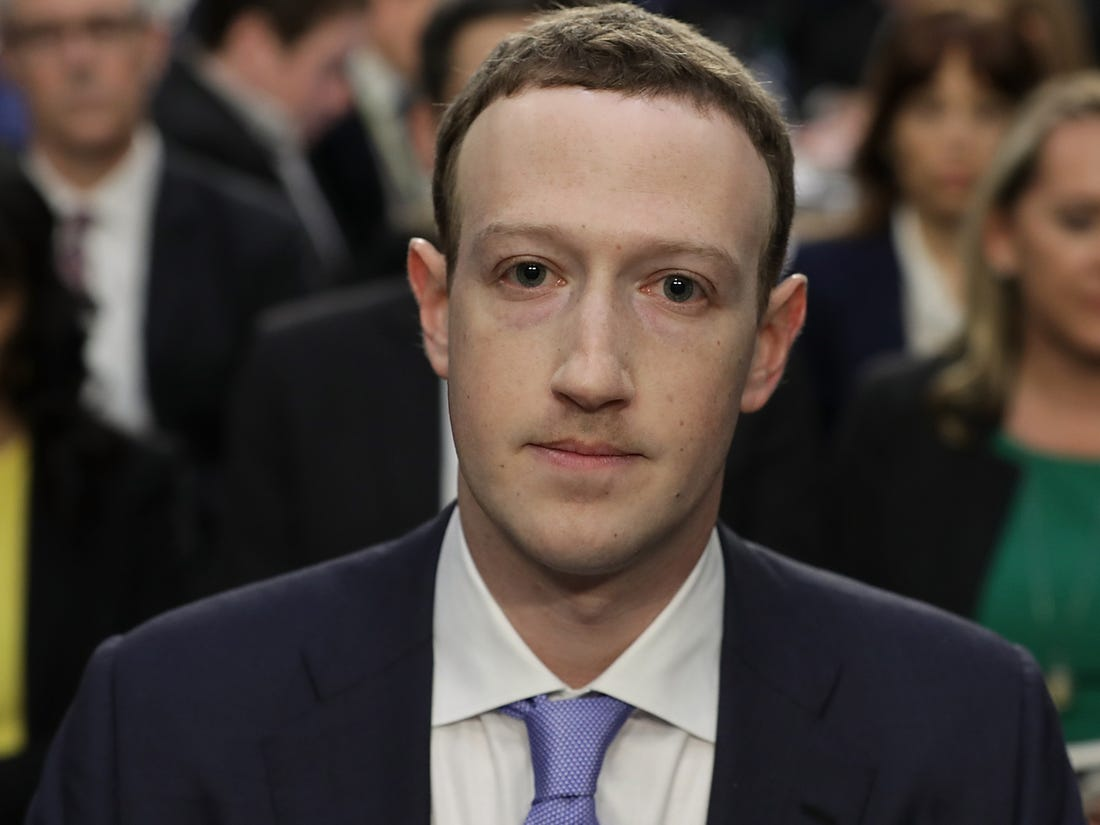
#> input picture FaceRecognition/images/mark3.jpeg, 1100 x 825 px, given in place of meeting.mp4, which was not available
$ python start.py
#> lines starting #> are read from the running program, lines starting #| are printed output that depends on the picture; after the words box and inside, x2 and y2 are one past the last pixel; in counts of white or black regions, pixels touching at a corner belong together; pictures that were not available may be replaced by others from this repository, and a replacement may not be noted
import cv2
#Load some pre-trained data on face frontals from opencv (haarcascade algorithm)
trained_face_data=cv2.CascadeClassifier('haarcascade_frontalface_default.xml')
p=k=0
webcam=cv2.VideoCapture('Videos/meeting.mp4')
while True:
    successful_frame_read,frame=webcam.read()
#> frame is the input picture: shape (825, 1100, 3); mean B, G, R 60.9, 66.7, 75.9
    grayscaled_img=cv2.cvtColor(frame,cv2.COLOR_BGR2GRAY)
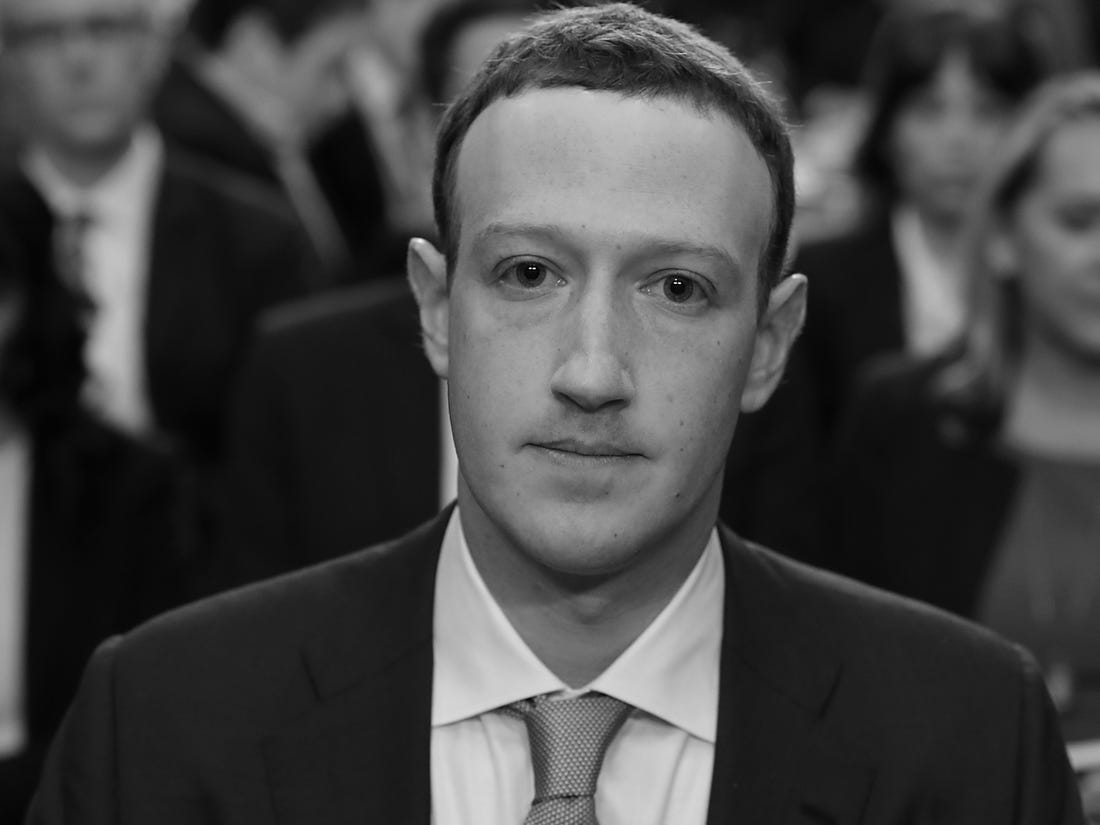
#> grayscaled_img: shape (825, 1100); min 0, max 255, mean 68.7
    p=k
    #DETECT FACES
    face_coordinates=trained_face_data.detectMultiScale(grayscaled_img)
#> face_coordinates = [[384, 119, 426, 426]]
    for (x,y,w,h) in face_coordinates:
        cv2.rectangle(frame,(x,y),(x+w,y+h),(0,255,0),2)
#> this loop made 1 pass
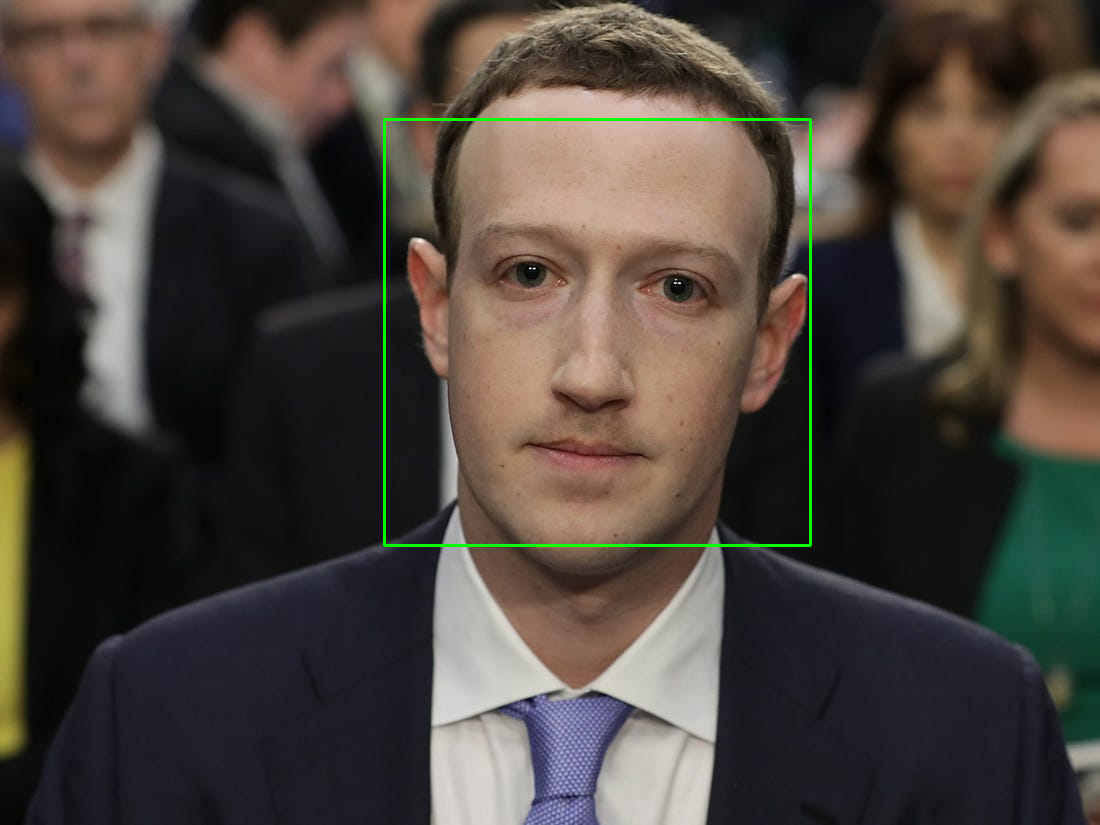
#> frame: shape (825, 1100, 3); 0.56% of pixels changed, all inside (x1, y1, x2, y2) = (383, 118, 812, 547)
    k=len(face_coordinates)
#> k = 1
    if(p!=k):
        print(len(face_coordinates))
#| 1
    cv2.imshow('First',cv2.resize(frame,(1300,700)))
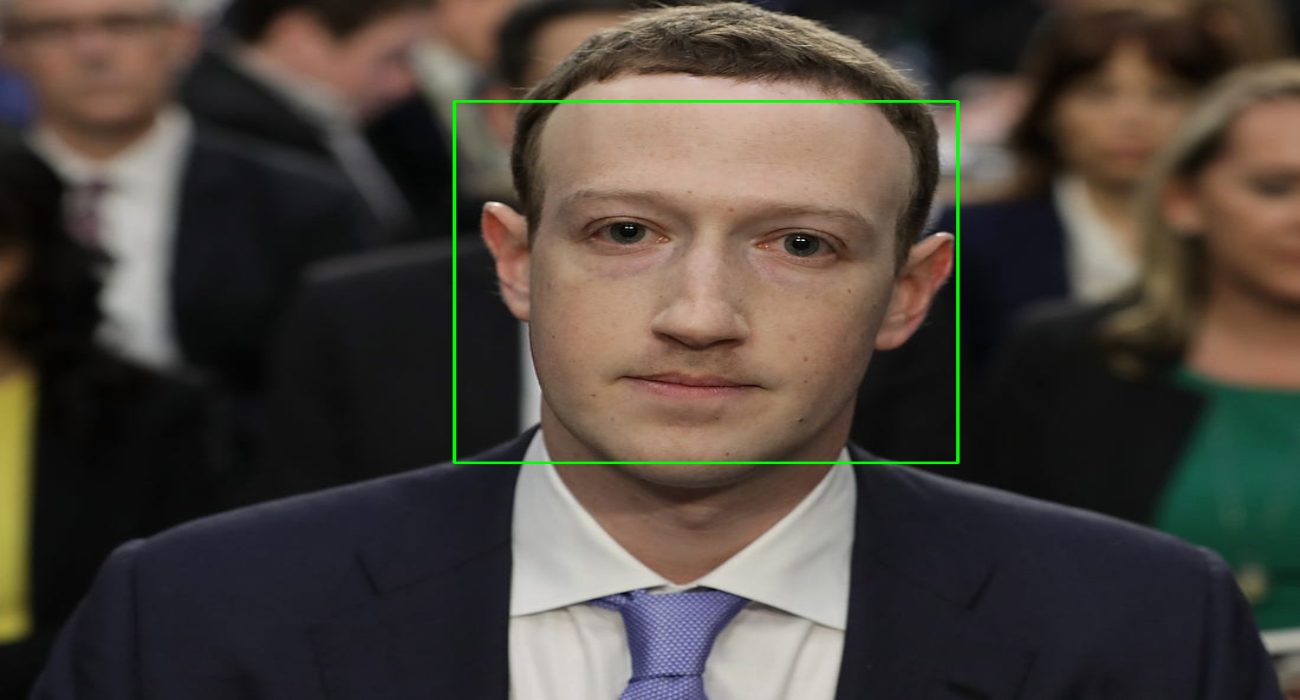
#> window 'First': shape (700, 1300, 3); mean B, G, R 60.4, 67.6, 75.3
    cv2.waitKey(1)
    if(cv2.getWindowProperty('First',cv2.WND_PROP_VISIBLE)==0):
        break
webcam.release()
print("Code completed")

$ run again, on FaceRecognition/images/tim5.jpeg
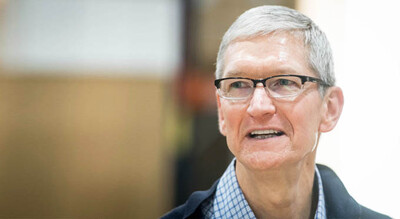
#> input picture FaceRecognition/images/tim5.jpeg, 400 x 219 px, given in place of meeting.mp4, which was not available
#> frame is the input picture: shape (219, 400, 3); mean B, G, R 147.4, 164.6, 178.1
#> face_coordinates = [[193, 33, 132, 132]]
#> the loop `for (x,y,w,h) in face_coordinates:` made 1 pass
#> after the loop `for (x,y,w,h) in face_coordinates:`:
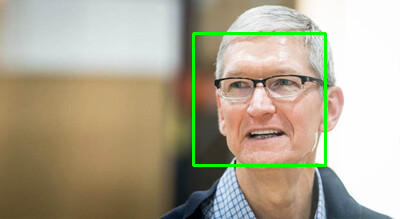
#> frame: shape (219, 400, 3); 1.8% of pixels changed, all inside (x1, y1, x2, y2) = (192, 32, 327, 167)
#> k = 1
#| 1
#> `cv2.imshow('First',cv2.resize(frame,(1300,700)))`:
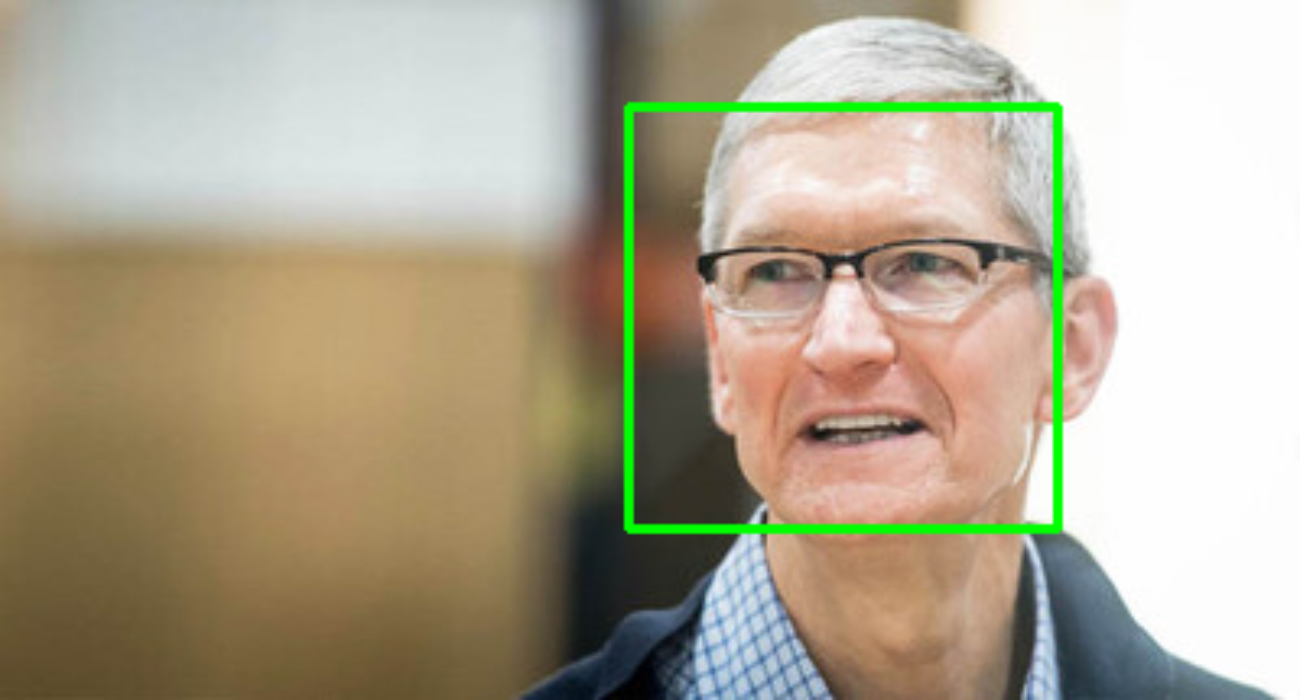
#> window 'First': shape (700, 1300, 3); mean B, G, R 145, 166.6, 175.2

$ run again, on FaceRecognition/images/mark2.png
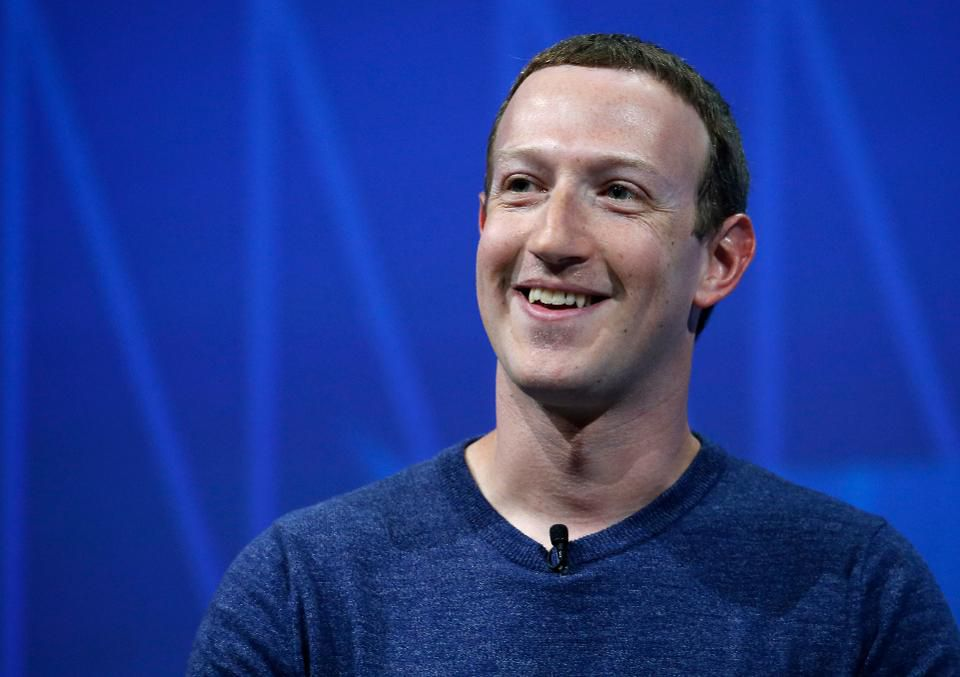
#> input picture FaceRecognition/images/mark2.png, 960 x 677 px, given in place of meeting.mp4, which was not available
#> frame is the input picture: shape (677, 960, 3); mean B, G, R 142.5, 60, 38
#> face_coordinates = [[429, 78, 282, 282]]
#> the loop `for (x,y,w,h) in face_coordinates:` made 1 pass
#> after the loop `for (x,y,w,h) in face_coordinates:`:
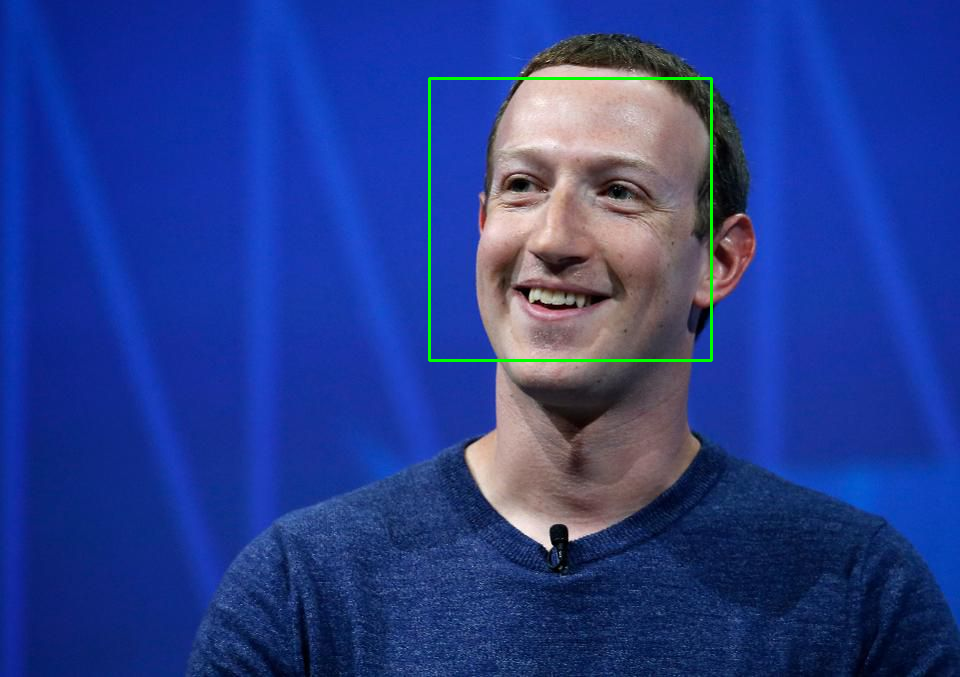
#> frame: shape (677, 960, 3); 0.52% of pixels changed, all inside (x1, y1, x2, y2) = (428, 77, 713, 362)
#> k = 1
#| 1
#> `cv2.imshow('First',cv2.resize(frame,(1300,700)))`:
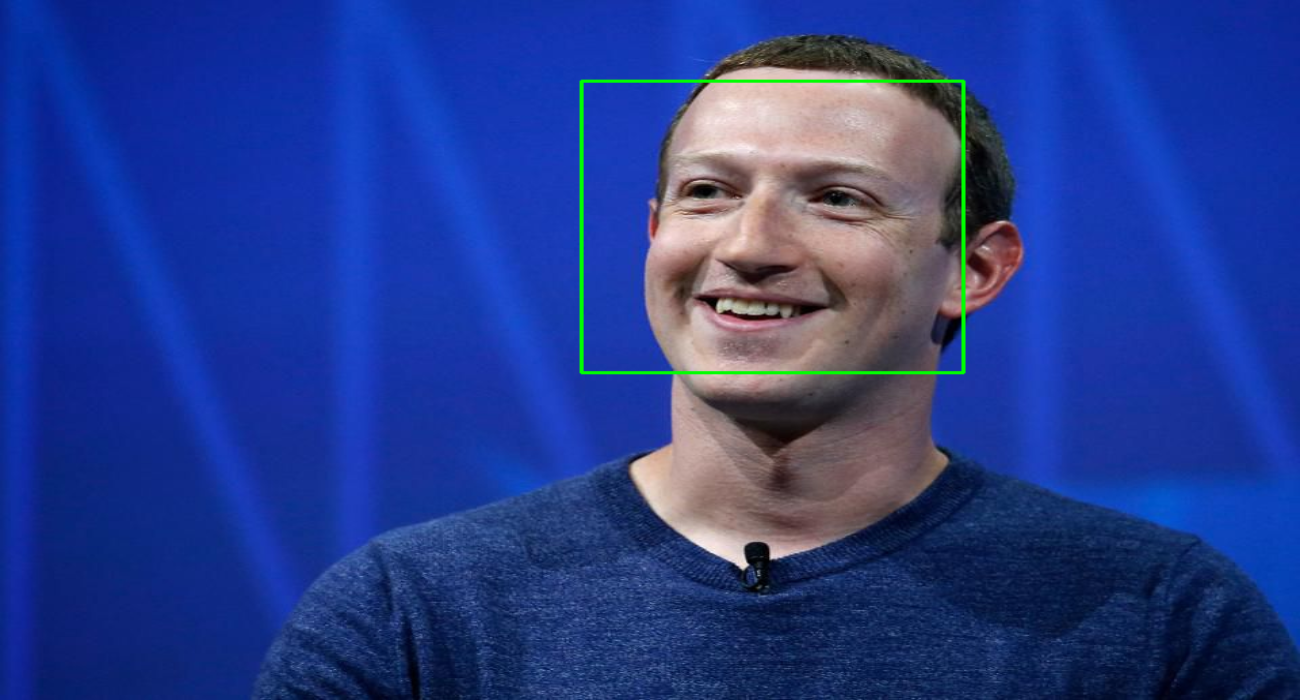
#> window 'First': shape (700, 1300, 3); mean B, G, R 141.7, 60.8, 37.5

$ run again, on FaceRecognition/images/mark4.jpg
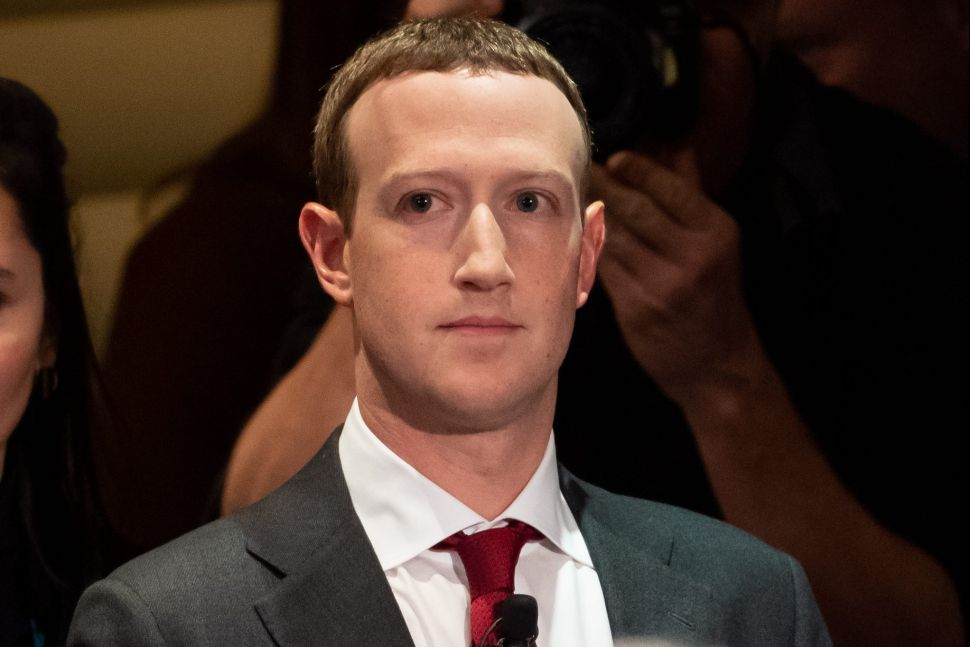
#> input picture FaceRecognition/images/mark4.jpg, 970 x 647 px, given in place of meeting.mp4, which was not available
#> frame is the input picture: shape (647, 970, 3); mean B, G, R 38.5, 47.2, 66.8
#> face_coordinates = [[314, 79, 326, 326]]
#> the loop `for (x,y,w,h) in face_coordinates:` made 1 pass
#> after the loop `for (x,y,w,h) in face_coordinates:`:
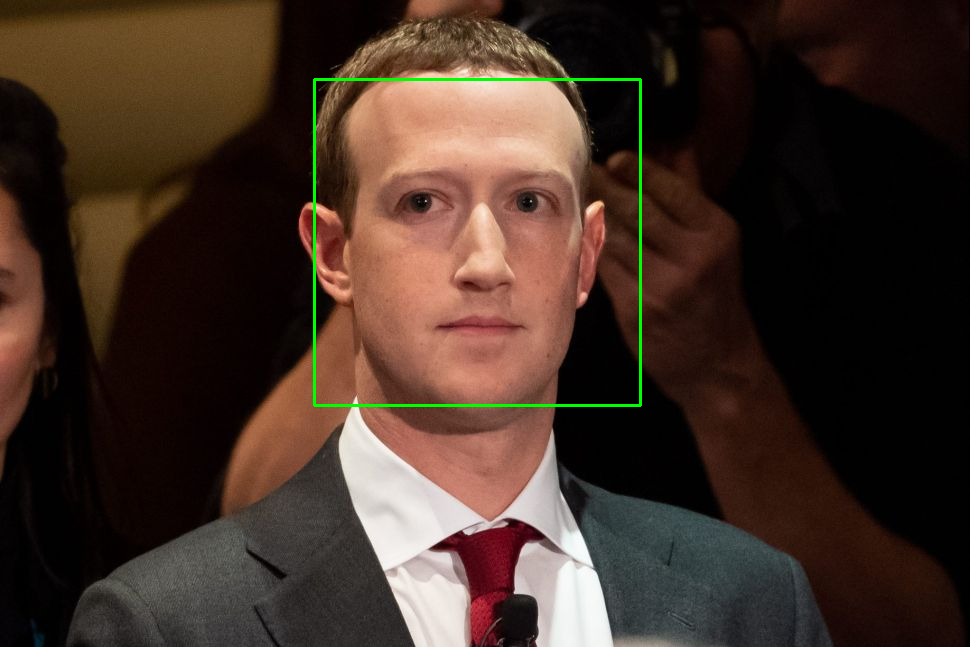
#> frame: shape (647, 970, 3); 0.62% of pixels changed, all inside (x1, y1, x2, y2) = (313, 78, 642, 407)
#> k = 1
#| 1
#> `cv2.imshow('First',cv2.resize(frame,(1300,700)))`:
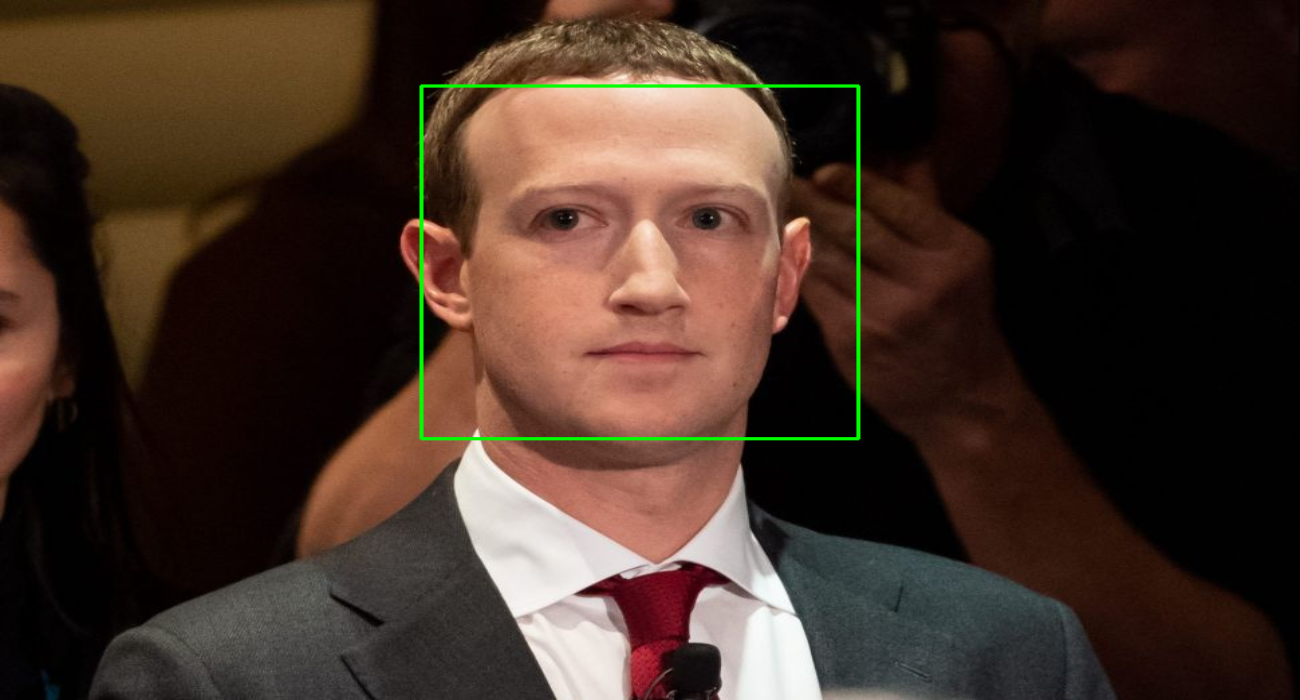
#> window 'First': shape (700, 1300, 3); mean B, G, R 38.1, 48.3, 66.2
